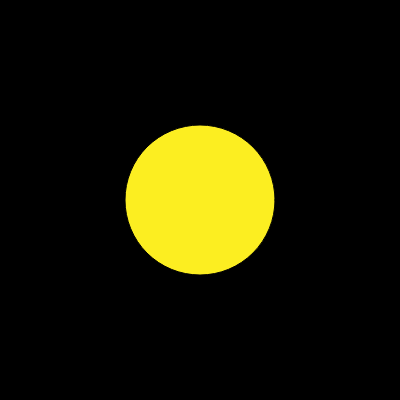
Frame 1 (no input)
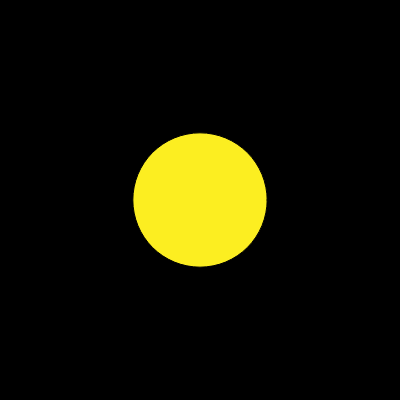
Frame 60 (no input)
Frame 120 (the mouse pressed at the canvas centre since frame 60): identical to frame 60, image omitted

The p5.js sketch that drew these frames (run headless with seeded random() and noise() and a simulated clock; from frame 60 on, the mouse is pressed at the canvas centre):

// p5.js sketch
// ── sketch.js
let angle = 0;

function setup() {
  createCanvas(400, 400);
}

function draw() {
  background(0);
  translate(width * 0.5, height * 0.5);
  fill(252, 238, 33);

  const r = map(sin(angle), -1, 1, 0, 150);

  circle(0, 0, r * 2);

  const increment = TWO_PI / 60;

  angle += increment;
}
